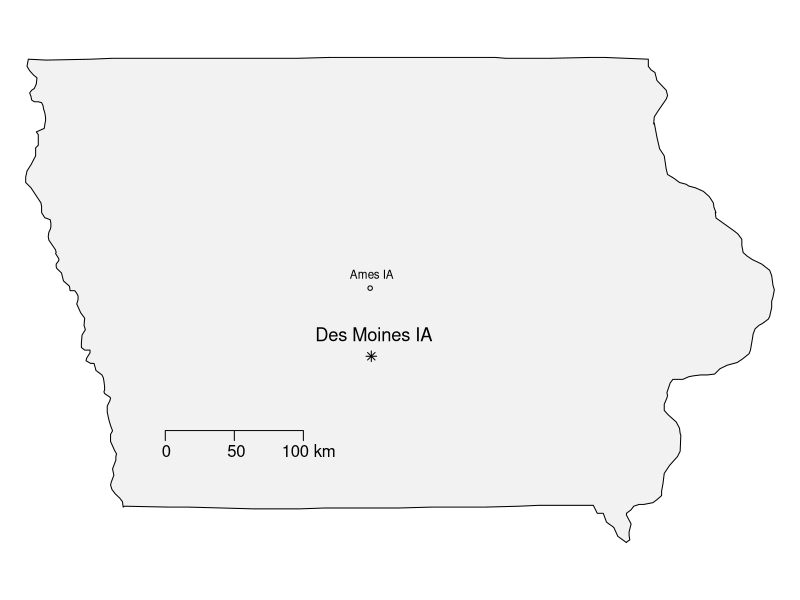

Here is the R script that generated this plot: (Note: this script raises an error after producing the figure.)
## ---- chunk 1
packages<-function(x, repos="http://cran.r-project.org", ...){
x<-as.character(match.call()[[2]])
if (!require(x,character.only=TRUE)){
install.packages(pkgs=x, repos=repos, ...)
require(x,character.only=TRUE)
}
}

packages(vegan)
packages(ggplot2)
packages(reshape2)
packages(nnet)
packages(multcomp)
packages(plyr)
packages(rv)
packages(arm)
packages(lattice)
packages(tikzDevice)
packages(GGally)
packages(wesanderson)
packages(DescTools)
packages(mvnormtest)
packages(HH)
packages(biotools)
packages(car)
packages(GISTools)
packages(maps)
packages(mapproj)

## ---- chunk 2
# blank state of Iowa
map('state','iowa',fill=T,col="grey95",mar=c(0,1,1.1,1))
# now add cities
data(us.cities)
# just Ames
map.cities(us.cities,country='IA',minpop=57680,maxpop=57690)
# Just Des Moines
map.cities(us.cities,country='IA',capitals=2,cex=1,pch=8)
# Add a scale
x<-(-95.4)
y<-(41.1)
map.scale(x,y,ratio=F,cex=1)
# Add a north arrow
x<-(-96.2)
y<-(41)
north.arrow(x,y,len=0.1,lab="N",col='black')
# To add the study lakes, I first need to create a df with the lat, long, and labels

coords<-read.csv('LakeCoords.csv',header=T)
# Adding the points to the map with labels I hope

# only these lakes for 2019 IA AFS talk
# coords<-subset(coords, Name == "Center Lake" | Name == "S. Twin Lake" | Name == "N. Twin Lake")


points(coords$Long,
       coords$Lat,
       pch=19,col='blue',cex=1)
text(coords$Long,
     coords$Lat,
     labels = coords$Name,
     pos=c(2,4,4,2,4,4,4),col='black',cex=0.85)
# Adding a title
title(main="Carp & Buffalo Mgmt. Lakes")
## ---- chunk 3
# Iowa counties: can't really add cities to these
map('county','iowa',fill=TRUE,col='gray90')
        #could be used with wes anderson colors :)

# not sure if this lakes argument applies to Iowa
map(database = 'lakes',add=TRUE,fill=TRUE,col='white',boundary='black')


## ---- chunk 4
usa<-map_data('usa')
ggplot()+geom_polygon(data=usa,aes(x=long,y=lat,group=group))+coord_fixed(1.3)

states<-map_data('state')
ggplot(data = states) + 
  geom_polygon(aes(x = long, y = lat, fill = region, group = group), color = "white") + 
  coord_fixed(1.3) +
  guides(fill=FALSE)  # do this to leave off the color legend

# IOWA --- example was from california 
ca_df <- subset(states, region == "iowa")
ca_base <- ggplot(data = ca_df, mapping = aes(x = long, y = lat, group = group)) + 
  coord_fixed(1.3) + 
  geom_polygon(color = "black", fill = "gray")
ca_base




